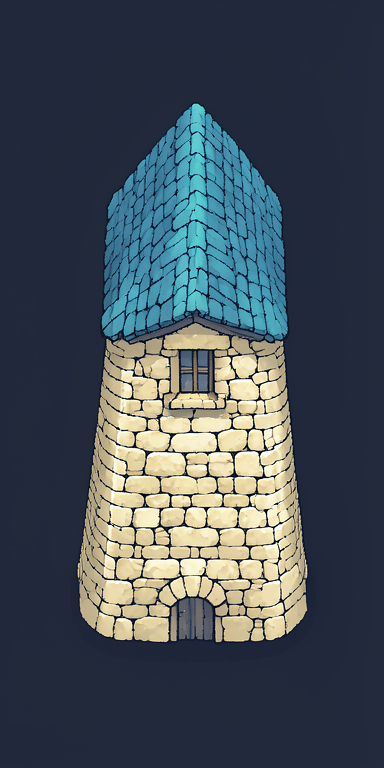
#> input picture apps/lab/assets/generated/buildings-v2/windmill-back-raw.png, 384 x 768 px
$ python split-turnaround.py ../assets/generated/buildings-v2/windmill-back-raw.png ../assets/generated/buildings-v2/windmill-body-raw.png ../assets/generated/buildings-v2/windmill-body-raw.png
#> lines starting #> are read from the running program, lines starting #| are printed output that depends on the picture
"""Split a generated two-panel turnaround into two independent sprite sources.

The asset studio deliberately produces the side and rear in one warm inference so both views keep
the same proportions and material details. `sprite.py` then normalizes each half independently.
"""

from pathlib import Path
import sys

from PIL import Image


if __name__ == "__main__":
    if len(sys.argv) != 4:
        raise SystemExit("usage: split-turnaround.py INPUT SIDE_OUTPUT BACK_OUTPUT")
    source_path, side_path, back_path = map(Path, sys.argv[1:])
    source = Image.open(source_path)
#> source is the input picture: PIL image 384x768 RGB; mean R, G, B 69.2, 79.6, 88.4
    midpoint = source.width // 2
#> midpoint = 192
    outputs = (
        (source.crop((0, 0, midpoint, source.height)), side_path),
        (source.crop((midpoint, 0, source.width, source.height)), back_path),
    )
    for image, path in outputs:
        path.parent.mkdir(parents=True, exist_ok=True)
        image.save(path)
        print(f"{path}  {image.width}x{image.height}")
#> this loop made 2 passes
#| ../assets/generated/buildings-v2/windmill-body-raw.png  192x768
#| ../assets/generated/buildings-v2/windmill-body-raw.png  192x768
#> pass 1, `image.save(path)`:
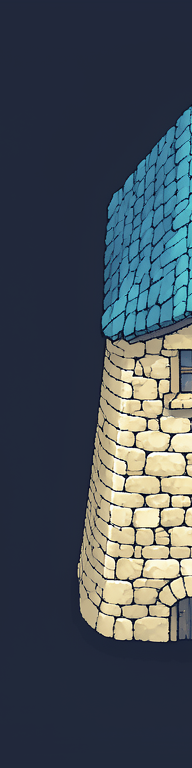
#> saved as windmill-body-raw.png: PIL image 192x768 RGB; mean R, G, B 67.9, 77.6, 86.5
#> pass 2, `image.save(path)`:
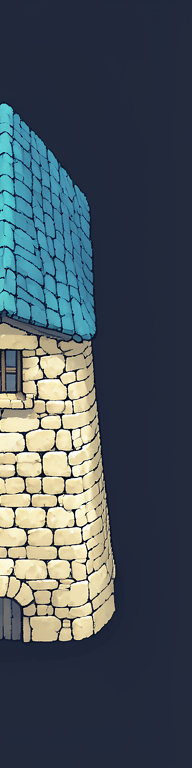
#> saved as windmill-body-raw.png: PIL image 192x768 RGB; mean R, G, B 70.5, 81.6, 90.2
